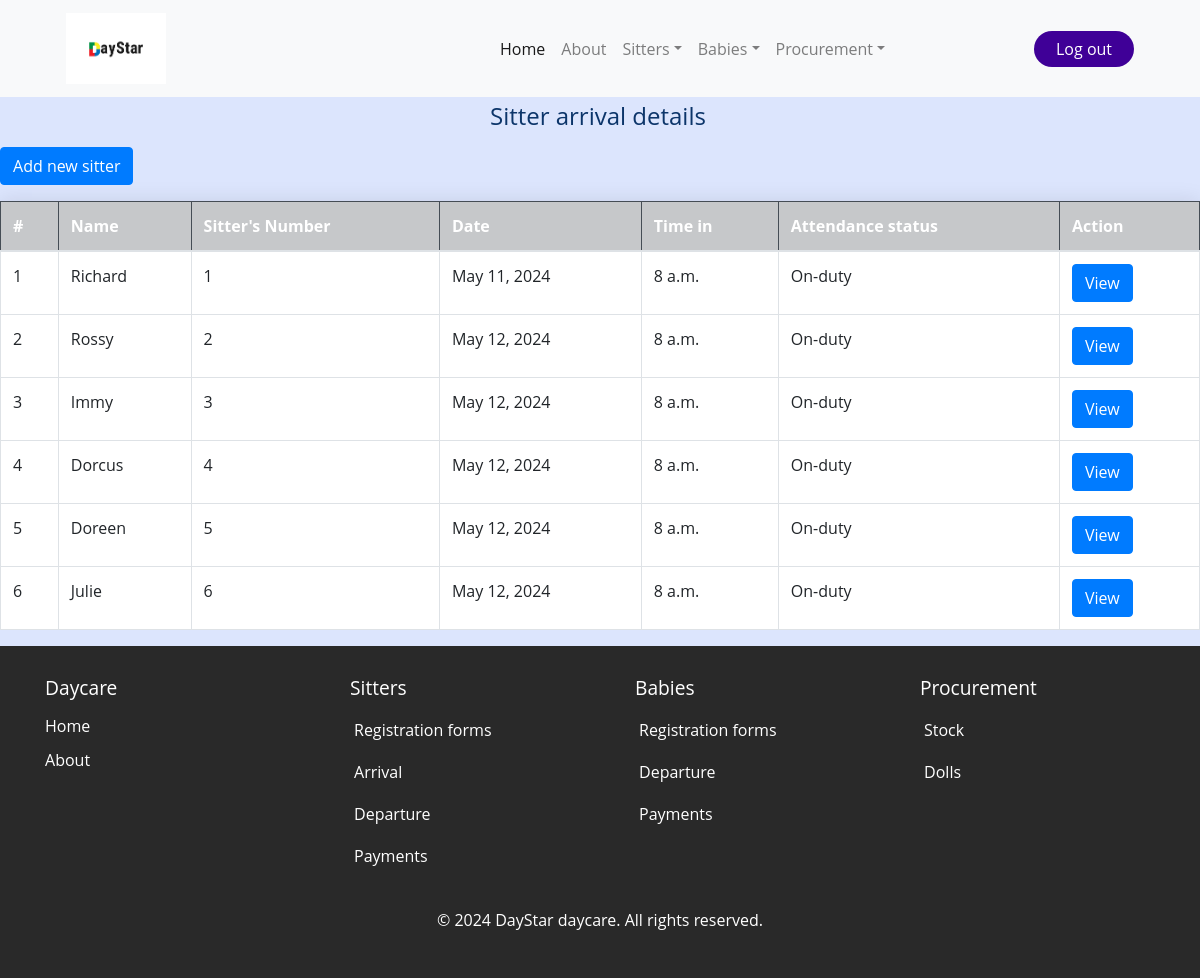
Before: /sit_arrival/ (signed in) with the older database file.
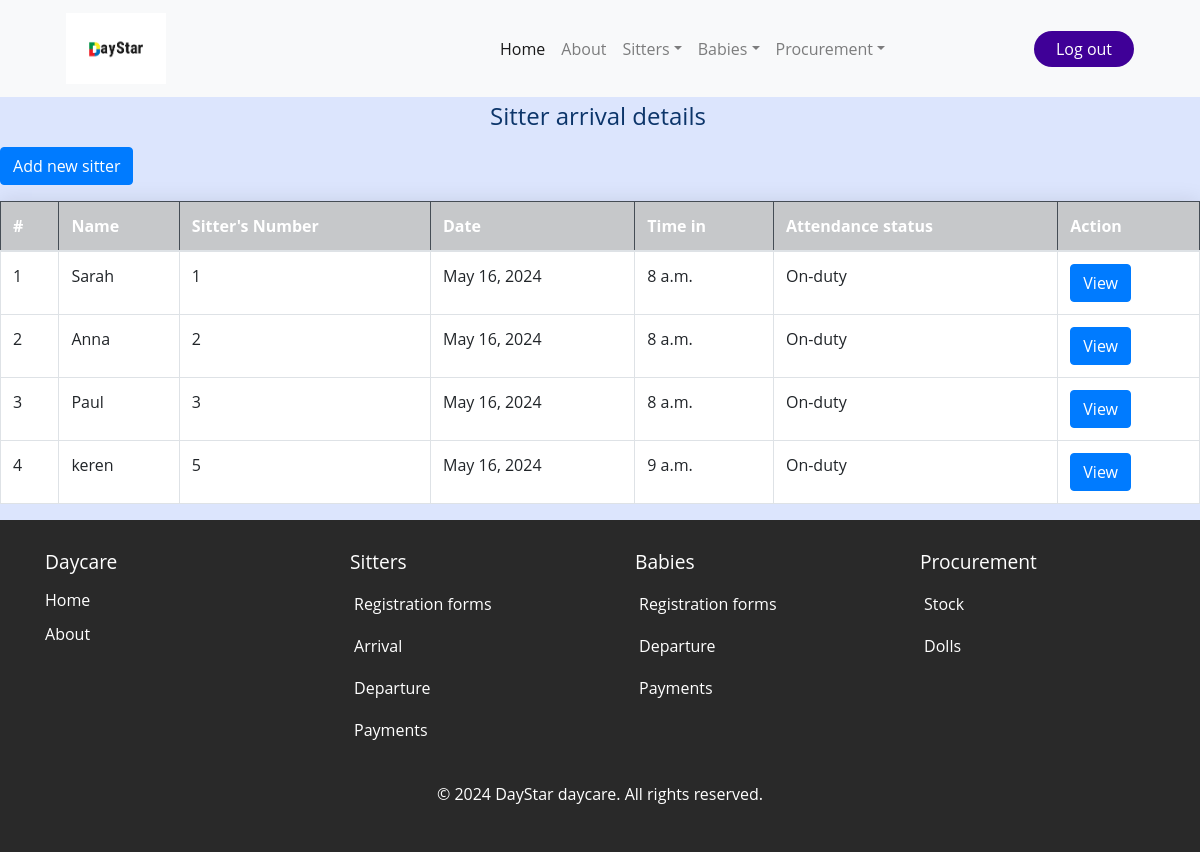
After: the same page with the newer database file.
### daystarApp/models.py (models this page shows, shortened)
class Sitter_arrival(models.Model):
    sitter_name=models.ForeignKey(Sitterform, on_delete=models.CASCADE)
    sitter_number=models.IntegerField(default=0)
    date_of_arrival=models.DateField(default=timezone.now)
    timein=models.TimeField ()
    Attendancestatus=models.CharField(choices=[('On-duty', 'On-duty')], max_length=100)

class Sitterform(models.Model):
    name=models.CharField(max_length=200)
    gender=models.CharField(choices=[('male', 'Male'),('female', 'Female')], max_length=100)
    location=models.CharField(choices=[('kabalagala', 'kabalagala')], max_length=100)
    date_of_birth=models.DateField(default=timezone.now)
    next_of_kin=models.CharField( max_length=200)
    national_identification_number=models.CharField(max_length=200, validators=[NIN])
    recommenders_name=models.CharField(max_length=200)
    religon=models.CharField(max_length=200,null=True, blank=True)
    level_of_education=models.CharField( choices=[('degree','Degree'),('diploma','Diploma'),('highschool certificate','Highschool certificate'),('others','Others')],max_length=200)
    sitter_number=models.IntegerField(default=0)
    contacts=models.CharField(max_length=200, validators=[contacts])
    date=models.DateField()
    def __str__(self):
        return self.name

### daystarApp/views.py (the view)
# urls.py: path('sit_arrival/', views.sit_arrival, name='sit_arrival'),
@login_required
def sit_arrival(request):
    sit_arrive = Sitter_arrival.objects.all()
    return render(request, 'daystarApp/sit_arrival.html', {'sit_arrive': sit_arrive})

### daystarApp/templates/daystarApp/sit_arrival.html (shortened to what this page needs)
{% extends 'daystarApp/base.html' %}
{% load static %}
{% block content%}
</head>
<body>
<h4 class="mb-3">Sitter arrival details</h4>
<a href="/sit_adds" class="btn btn-primary mb-3">Add new sitter</a>
<div class="table_container">
<div class="table-responsive">
    <table class="table table-bordered table-hover">
        <thead class="table-dark">
            <tr class="table-dark">
                <th scope="col">#</th>
                <th scope="col">Name</th>
                <th scope="col">Sitter's Number</th>
                <th scope="col">Date</th>
                <th scope="col">Time in</th>
                <th scope="col">Attendance status</th>
                <th scope=>Action</th>
            </tr>
        </thead>
        <tbody>
            {% for sitter in sit_arrive %}
            <tr style="background-color: white;">
                <td>{{ sitter.id }}</td>
                <td>{{ sitter.sitter_name }}</td>
                <td>{{ sitter.sitter_number }}</td>
                <td>{{ sitter.date_of_arrival }}</td>
                <td>{{ sitter.timein }}</td>
                <td>{{ sitter.Attendancestatus }}</td>
                <td>
                    <a href="{% url 'sit_views' id=sitter.id %}" class="btn btn-primary">View</a>
                </td>
            </tr>
            {% endfor %}
        </tbody>
    </table>
</div>
</div>
{% endblock %}

Changed rows visible on the page:
removed Sitter_arrival: id "5", sitter_name "Doreen", sitter_number "5", date_of_arrival "May 12, 2024", timein "8 a.m.", Attendancestatus "On-duty"
removed Sitter_arrival: id "6", sitter_name "Julie", sitter_number "6", date_of_arrival "May 12, 2024", timein "8 a.m.", Attendancestatus "On-duty"
changed Sitter_arrival id 1: sitter_name "Richard" → "Sarah"; date_of_arrival "May 11, 2024" → "May 16, 2024"
changed Sitter_arrival id 2: sitter_name "Rossy" → "Anna"; date_of_arrival "May 12, 2024" → "May 16, 2024"
changed Sitter_arrival id 3: sitter_name "Immy" → "Paul"; date_of_arrival "May 12, 2024" → "May 16, 2024"
changed Sitter_arrival id 4: sitter_name "Dorcus" → "keren"; sitter_number "4" → "5"; date_of_arrival "May 12, 2024" → "May 16, 2024"; timein "8 a.m." → "9 a.m."
